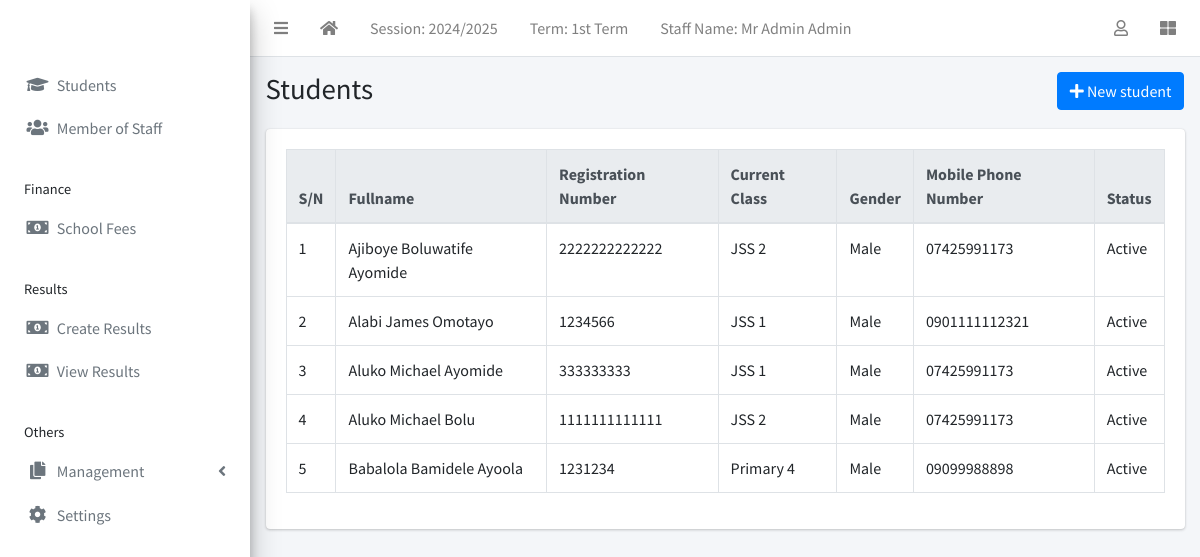
The page /student/list (signed in) on the database its author committed.
### apps/corecode/models.py (models this page shows, shortened)
class AcademicSession(models.Model):
    name = models.CharField(max_length=200, unique=True)
    current = models.BooleanField(default=True)
    class Meta:
        ordering = ["-name"]

class AcademicTerm(models.Model):
    name = models.CharField(max_length=20, unique=True)
    current = models.BooleanField(default=True)
    class Meta:
        ordering = ["name"]

class StudentClass(models.Model):
    name = models.CharField(max_length=200, unique=True)
    class Meta:
        verbose_name = "Class"
        verbose_name_plural = "Classes"
        ordering = ["name"]
    def __str__(self):
        return self.name

### apps/students/models.py (models this page shows, shortened)
class Student(models.Model):
    STATUS_CHOICES = [("active", "Active"), ("inactive", "Inactive")]
    GENDER_CHOICES = [("male", "Male"), ("female", "Female")]
    current_status = models.CharField(
        max_length=10, choices=STATUS_CHOICES, default="active"
    )
    registration_number = models.CharField(max_length=200, unique=True)
    surname = models.CharField(max_length=200)
    firstname = models.CharField(max_length=200)
    other_name = models.CharField(max_length=200, blank=True)
    gender = models.CharField(max_length=10, choices=GENDER_CHOICES, default="male")
    date_of_birth = models.DateField(default=timezone.now)
    current_class = models.ForeignKey(
        StudentClass, on_delete=models.SET_NULL, blank=True, null=True
    )
    date_of_admission = models.DateField(default=timezone.now)
    mobile_num_regex = RegexValidator(
        regex="^[0-9]{10,15}$", message="Entered mobile number isn't in a right format!"
    )
    parent_mobile_number = models.CharField(
        validators=[mobile_num_regex], max_length=13, blank=True
    )
    address = models.TextField(blank=True)
    others = models.TextField(blank=True)
    passport = models.ImageField(blank=True, upload_to="students/passports/")
    class Meta:
        ordering = ["surname", "firstname", "other_name"]

### apps/students/views.py (the view)
# urls.py: path("list", StudentListView.as_view(), name="student-list"),
class StudentListView(LoginRequiredMixin, ListView):
    model = Student
    template_name = "students/student_list.html"
    context_object_name = 'students'

### apps/students/templates/students/student_list.html (shortened to what this page needs)
{% extends 'base.html' %}
{% block title %}Students{% endblock title %}
{% block breadcrumb %}
{% if staff_type == "admin" %}
  <a class="btn btn-primary" href="{% url 'student-create' %}"><i
      class="fas fa-plus"></i> New student</a>
{% endif %}
{% endblock breadcrumb %}
{% block content %}
  <div class="table-responsive">
    <table id="studenttable" class="table table-bordered table-hover" data-page-length='100'>
      <thead class="thead-light">
        <tr>
          <th>S/N</th>
          <th>Fullname</th>
          <th>Registration Number</th>
          <th>Current Class</th>
          <th>Gender</th>
          <th>Mobile Phone Number</th>
          <th>Status</th>
        </tr>
      </thead>
      <tbody>
        {% for student in students %}
          <tr class='clickable-row' data-href="{% url 'student-detail' student.id %}">
            <td>{{ forloop.counter}}</td>
            <td>{{ student.surname}} {{student.firstname }} {{student.other_name }}</td>
            <td>{{ student.registration_number}}</td>
            <td>{{ student.current_class}}</td>
            <td>{{ student.get_gender_display}}</td>
            <td>{{ student.parent_mobile_number}}</td>
            <td>{{ student.get_current_status_display}}</td>
          </tr>
        {% endfor %}
      </tbody>
    </table>
  </div>
{% endblock content %}

### templates/base.html (shortened to what this page needs)
{% load static %}
<!DOCTYPE html>
<html lang="en">
<head>
  <link rel="stylesheet" href="{% static 'plugins/fontawesome-free/css/all.min.css' %}">
  <link rel="stylesheet" href="{% static 'plugins/toastr/toastr.min.css' %}">
  <link rel="stylesheet"
    href="{% static 'plugins/overlayScrollbars/css/OverlayScrollbars.min.css' %}">
  <link rel="stylesheet" href="{% static 'plugins/Datatables/datatables.min.css' %}" />
  <link rel="stylesheet" href="{% static 'dist/css/adminlte.min.css' %}">
</head>
<body
  class="hold-transition sidebar-mini layout-fixed layout-navbar-fixed layout-footer-fixed">
  <div class="wrapper">
    <nav class="main-header navbar navbar-expand navbar-white navbar-light">
      <ul class="navbar-nav">
        <li class="nav-item">
          <a class="nav-link" data-widget="pushmenu" href="#" role="button"><i
              class="fas fa-bars"></i></a>
        </li>
        <li class="nav-item d-none d-sm-inline-block">
          <a href="{% url 'home' %} " class="nav-link"><i class="fa fa-home"></i></a>
        </li>
        <li class="nav-item d-none d-sm-inline-block">
          <a href="{% url 'current-session' %}" class="nav-link">Session: {{ current_session }}</a>
        </li>
        <li class="nav-item d-none d-sm-inline-block">
          <a href="{% url 'current-session' %}" class="nav-link">Term: {{ current_term }}</a>
        </li>
        <li class="nav-item d-none d-sm-inline-block">
          <a href="{% url 'home' %} " class="nav-link">Staff Name: {{ staff_name }}</a>
        </li>
      </ul>
      <ul class="navbar-nav ml-auto">
        <li class="nav-item dropdown">
          <a class="nav-link" data-toggle="dropdown" href="#">
            <i class="far fa-user"></i>
          </a>
        </li>
        <li class="nav-item">
          <a class="nav-link" data-widget="control-sidebar" data-slide="true"
            href="#" role="button"><i class="fas fa-th-large"></i></a>
        </li>
      </ul>
    </nav>
    <aside class="main-sidebar   elevation-4">
      <a href="{% url 'home' %}" class="brand-link">{{ school_name | default:"MySchool" }}</a>
      <div class="sidebar">
        <nav class="mt-2">
          <ul class="nav nav-pills nav-sidebar flex-column"
            data-widget="treeview" role="menu" data-accordion="false">
            <li class="nav-item">
              <a href="{% url 'student-list' %}" class="nav-link">
                <i class="nav-icon fas fa-graduation-cap"></i>
                <p>
                  Students
                </p>
              </a>
            </li>
            {% if staff_type == "admin" %}
              <li class="nav-item">
                <a href="{% url 'staff-list' %}" class="nav-link">
                  <i class="nav-icon fas fa-users"></i>
                  <p>
                    Member of Staff
                  </p>
                </a>
              </li>
            {% endif %}
            {% if staff_type == "finance" or staff_type == "admin" %}
              <li class="nav-header">Finance</li>
              <li class="nav-item">
                <a href="{% url 'invoice-list' %}" class="nav-link">
                  <i class="nav-icon fas fa-money-bill-alt"></i>
                  <p>
                    School Fees
                  </p>
                </a>
              </li>
            {% endif %}
            {% if staff_type == "teacher" or staff_type == "admin" %}
              <li class="nav-header">Results</li>
              <li class="nav-item">
                <a href="{% url 'create-result' %}" class="nav-link">
                  <i class="nav-icon fas fa-money-bill-alt"></i>
                  <p>
                    Create Results
                  </p>
                </a>
              </li>
            <li class="nav-item">
              <a href="{% url 'view-a-result' "all" %}" class="nav-link">
                <i class="nav-icon fas fa-money-bill-alt"></i>
                <p>
                  View Results
                </p>
              </a>
            </li>
            {% endif %}
            <li class="nav-header">Others</li>
            {% if staff_type == "admin" %}
              <li class="nav-item has-treeview">
                <a href="#" class="nav-link">
                  <i class="nav-icon fas fa-copy"></i>
                  <p>
                    Management
                    <i class="fas fa-angle-left right"></i>
                  </p>
                </a>
              </li>
            {% endif %}
            <li class="nav-item">
              <a href="{% url 'configs' %}" class="nav-link">
                <i class="nav-icon fas fa-cog"></i>
                <p>
                  Settings
                </p>
              </a>
            </li>
          </ul>
        </nav>
      </div>
    </aside>
    <div class="content-wrapper">
      <section class="content-header">
        <div class="container-fluid">
          <div class="row mb-1">
            <div class="col-sm-8">
              <h1>{% block title %}{% endblock title %}</h1>
            </div>
            <div class="col-sm-4">
              <ol class="breadcrumb float-sm-right">
                <li class="breadcrumb-item">{% block breadcrumb %}{% endblock breadcrumb %}</li>
              </ol>
            </div>
          </div>
        </div>
      </section>
      <section class="content">
        <div class="container-fluid">
          <div class="row">
            <div class="col-md-12">
              {% block fullcard %}
              <div class="card">
                <div class="card-body">
                  <div class="row">
                    <div class="col">
                      {% block content %}
                      {% endblock content %}
                    </div>
                  </div>
                </div>
              </div>
              {% endblock fullcard %}
            </div>
          </div>
        </div>
      </section>
    </div>
  </div>
</body>
</html>

### rows shown on the page
AcademicSession: name "2024/2025"
AcademicTerm: name "1st Term"
Student: surname "Ajiboye", firstname "Boluwatife", other_name "Ayomide", registration_number "2222222222222", current_class "JSS 2", gender "Male", parent_mobile_number "07425991173", current_status "Active"
Student: surname "Alabi", firstname "James", other_name "Omotayo", registration_number "1234566", current_class "JSS 1", gender "Male", parent_mobile_number "0901111112321", current_status "Active"
Student: surname "Aluko", firstname "Michael", other_name "Ayomide", registration_number "333333333", current_class "JSS 1", gender "Male", parent_mobile_number "07425991173", current_status "Active"
Student: surname "Aluko", firstname "Michael", other_name "Bolu", registration_number "1111111111111", current_class "JSS 2", gender "Male", parent_mobile_number "07425991173", current_status "Active"
Student: surname "Babalola", firstname "Bamidele", other_name "Ayoola", registration_number "1231234", current_class "Primary 4", gender "Male", parent_mobile_number "09099988898", current_status "Active"

### other values the page prints
{{ staff_name }} "Mr Admin Admin"
